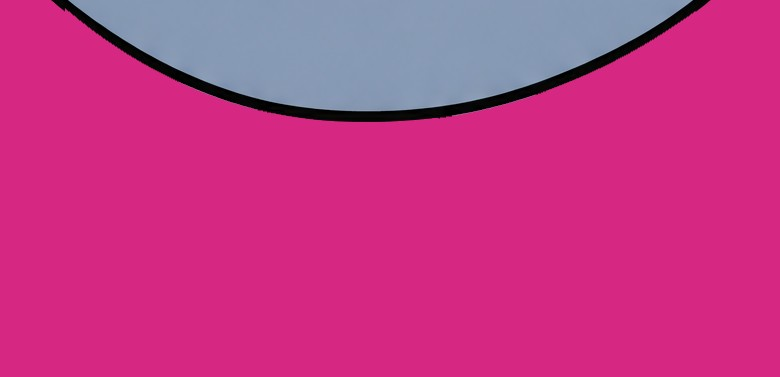
#> input picture images/pigeon/qa/belly_cut.jpg, 780 x 377 px
$ python key.py ../qa/belly_cut.jpg ../qa/head_crop.jpg
#> lines starting #> are read from the running program, lines starting #| are printed output that depends on the picture; after the words box and inside, x2 and y2 are one past the last pixel; in counts of white or black regions, pixels touching at a corner belong together
#!/usr/bin/env python3
"""key.py in.png out.png -> flat background (connected to the border, plus enclosed
background-coloured holes) becomes transparent; the black outline edge is un-blended.
Prints the trim box so other scripts can map raw coords -> sprite coords."""
import json, sys
import numpy as np, cv2
from PIL import Image

src, dst = sys.argv[1], sys.argv[2]
NO_HOLES = "--no-holes" in sys.argv  # keep enclosed background-coloured areas (e.g. light-blue window glass)
im = np.asarray(Image.open(src).convert("RGB")).astype(np.float32)
h, w, _ = im.shape
#> h = 377; w = 780
border = np.concatenate([im[0], im[-1], im[:, 0], im[:, -1]])
#> border = 2314 rows, first 8: [214, 39, 130], [214, 39, 130], [214, 39, 130], [214, 39, 130], [214, 39, 130], [214, 39, 130], [214, 39, 130], [214, 39, 130]
bgc = np.median(border, 0)
#> bgc = [214, 39, 130]
dist = np.sqrt(((im - bgc) ** 2).sum(2))
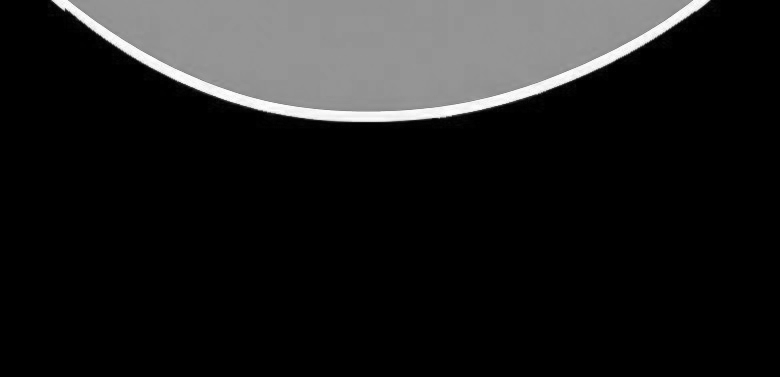
#> dist: shape (377, 780) float32; min 0, max 253.4, mean 30
near = (dist < 60).astype(np.uint8)
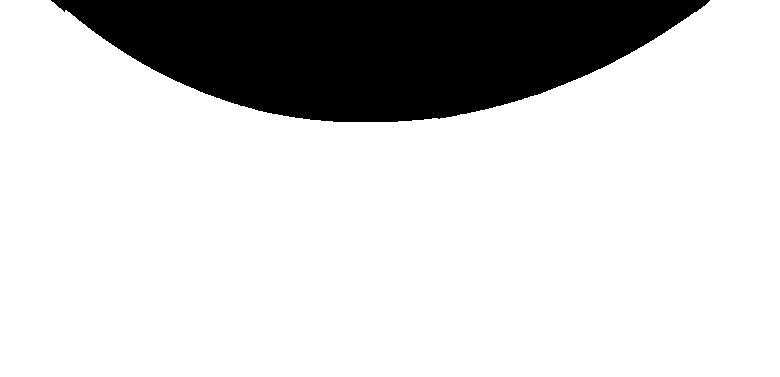
#> near: shape (377, 780); values 0 (black) and 1 (white), 81.3% white; 1 black region, box (x1, y1, x2, y2) and area: (51, 0, 710, 122) 54902
n, lab, stats, _ = cv2.connectedComponentsWithStats(near, connectivity=4)
#> n = 2; stats = [[51, 0, 659, 122, 54902], [0, 0, 780, 377, 239158]]
edge_labels = set(np.unique(np.concatenate([lab[0], lab[-1], lab[:, 0], lab[:, -1]]))) - {0}
#> edge_labels = 1 item
bg = np.isin(lab, list(edge_labels))
# enclosed holes: near-components whose mean colour is really the background colour
holes = 0
for k in range(1, n):
    if NO_HOLES or k in edge_labels or stats[k, cv2.CC_STAT_AREA] < 150:
        continue
    m = lab == k
    if np.sqrt(((im[m].mean(0) - bgc) ** 2).sum()) < 22:
        bg |= m; holes += 1
#> after the loop, holes = 0
dark = im.sum(2) < 120
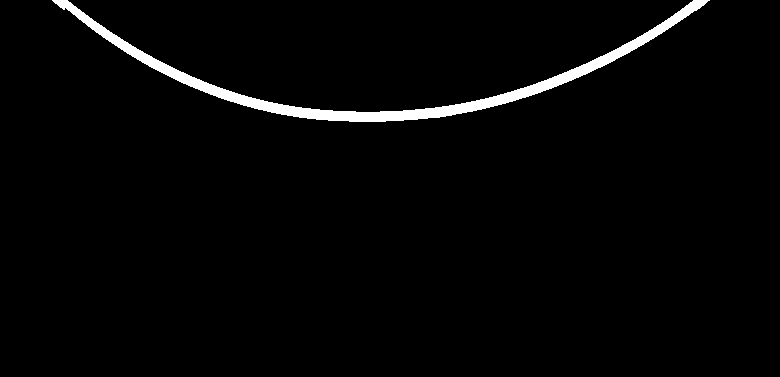
#> dark: shape (377, 780) bool; 2.3% white; 1 white region, box (x1, y1, x2, y2) and area: (52, 0, 710, 122) 6847
ink = np.median(im[dark], 0) if dark.any() else np.array([20, 20, 20], np.float32)
#> ink = [5, 4, 6]
dink = max(np.sqrt(((ink - bgc) ** 2).sum()), 1)
#> dink = 245.5
band = cv2.dilate(bg.astype(np.uint8), np.ones((7, 7), np.uint8)).astype(bool) & ~bg
#> band: shape (377, 780) bool; 0.91% white; 1 white region, box (x1, y1, x2, y2) and area: (51, 0, 710, 122) 2689
alpha = np.ones((h, w), np.float32)
alpha[bg] = 0
a_edge = np.clip(dist / dink, 0, 1)
alpha[band] = a_edge[band]
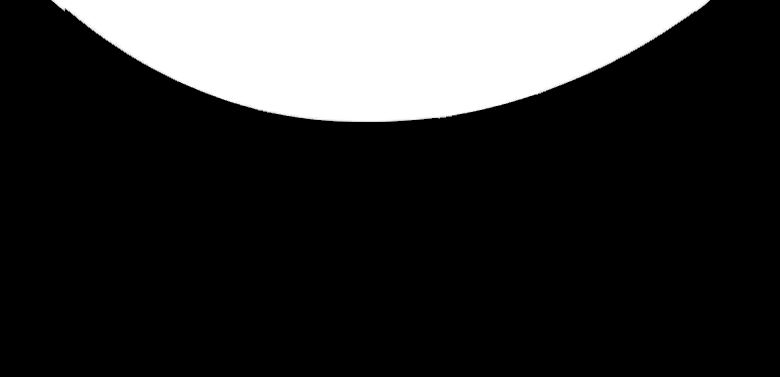
#> alpha: shape (377, 780) float32; min 0, max 1, mean 0.185
rgb = im.copy()
rgb[band] = ink
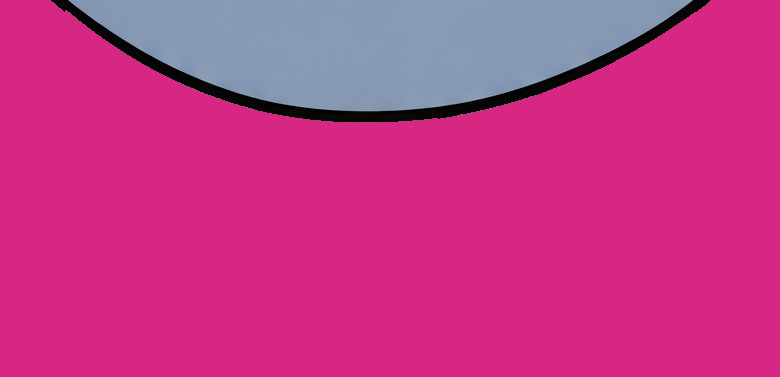
#> rgb: shape (377, 780, 3) float32; mean R, G, B 196.5, 56.6, 134.6
out = np.dstack([rgb, alpha * 255]).clip(0, 255).astype(np.uint8)
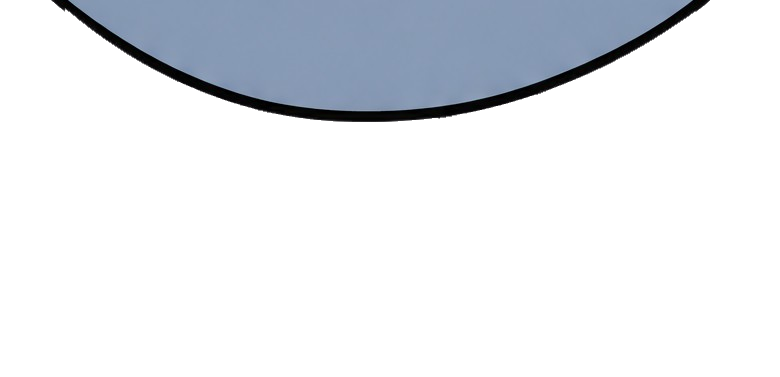
#> out: shape (377, 780, 4); mean R, G, B, A 195.7, 56.6, 134.9, 47.3; transparent parts drawn white
ys, xs = np.nonzero(alpha > 0.02)
pad = 12
x0, y0 = max(xs.min() - pad, 0), max(ys.min() - pad, 0)
#> x0 = 39; y0 = 0
x1, y1 = min(xs.max() + pad + 1, w), min(ys.max() + pad + 1, h)
#> x1 = 722; y1 = 134
Image.fromarray(out[y0:y1, x0:x1], "RGBA").save(dst, optimize=True)
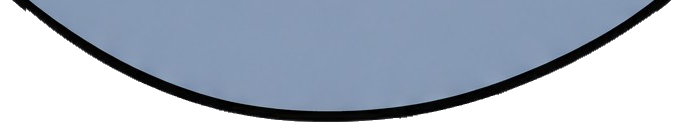
#> saved as head_crop.jpg: PIL image 683x134 RGBA; mean R, G, B, A 155.3, 95.5, 145.8, 151.9; transparent parts drawn white
print(json.dumps({"src": src, "raw_size": [w, h], "trim": [int(x0), int(y0), int(x1), int(y1)],
                  "bg": [round(float(c)) for c in bgc], "ink": [round(float(c)) for c in ink], "holes": holes}))
#| {"src": "../qa/belly_cut.jpg", "raw_size": [780, 377], "trim": [39, 0, 722, 134], "bg": [214, 39, 130], "ink": [5, 4, 6], "holes": 0}

$ run again, on images/pigeon/qa/rig_shear.jpg
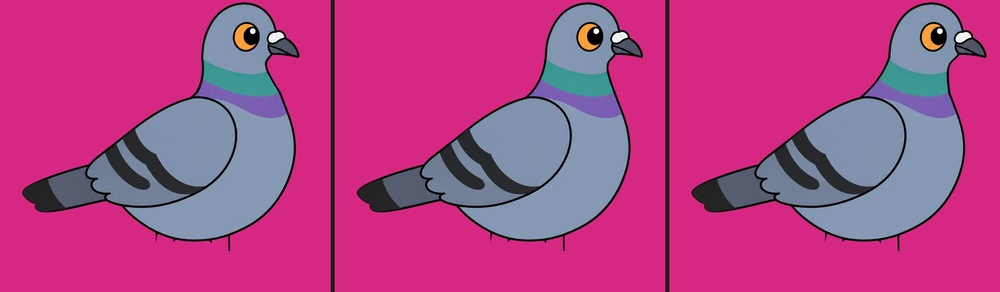
#> input picture images/pigeon/qa/rig_shear.jpg, 1000 x 292 px, shrunk from 2531 x 738 before the run
#> border = 2584 rows, first 8: [214, 39, 130], [214, 39, 130], [214, 39, 130], [214, 39, 130], [214, 39, 130], [214, 39, 130], [214, 39, 130], [214, 39, 130]
#> bgc = [214, 39, 130]
#> near: shape (292, 1000); values 0 (black) and 1 (white), 66.1% white; 5 black regions, box (x1, y1, x2, y2) and area: (691, 2, 987, 251) 32025, (356, 2, 643, 251) 32017, (22, 2, 300, 251) 32011, (330, 0, 335, 292) 1460, (665, 0, 670, 292) 1460
#> lab: shape (292, 1000) int32; 4 distinct labels, from 0 to 3
#> n = 4; stats = [[22, 0, 965, 292, 98973], [0, 0, 330, 292, 64349], [335, 0, 330, 292, 64343], [670, 0, 330, 292, 64335]]
#> edge_labels = 3 items
#> after the loop `for k in range(1, n):`: holes = 0
#> `dark = im.sum(2) < 120`:
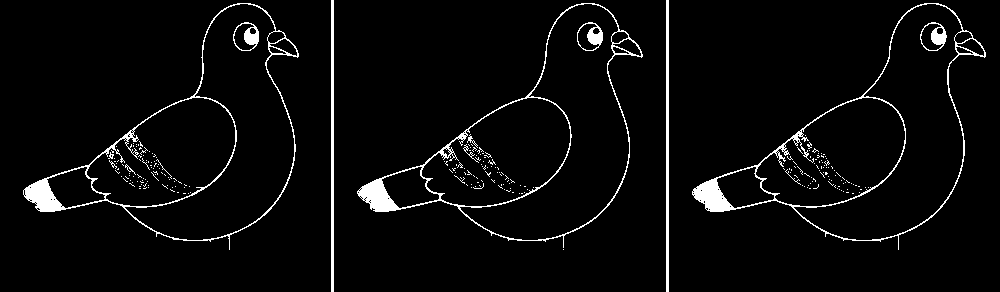
#> dark: shape (292, 1000) bool; 4% white; 244 white regions (230 under 20 px), largest, box (x1, y1, x2, y2) and area: (692, 3, 986, 250) 2819, (23, 3, 299, 250) 2766, (357, 3, 643, 248) 2729
#> ink = [33, 12, 31]
#> dink = 208.1
#> band: shape (292, 1000) bool; 4.5% white; 5 white regions, box (x1, y1, x2, y2) and area: (691, 2, 987, 251) 3416, (356, 2, 643, 251) 3387, (22, 2, 300, 251) 3378, (330, 0, 335, 292) 1460, (665, 0, 670, 292) 1460
#> rgb: shape (292, 1000, 3) float32; mean R, G, B 176.5, 64.7, 131.8
#> x0 = 10; y0 = 0
#> x1 = 999; y1 = 292
#> `Image.fromarray(out[y0:y1, x0:x1], "RGBA").save(dst, optimize=True)`:
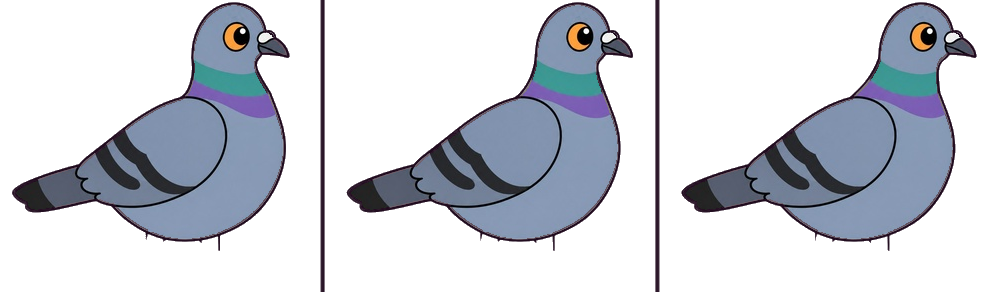
#> saved as rig_shear.jpg: PIL image 989x292 RGBA; mean R, G, B, A 175.6, 64.8, 132.1, 85; transparent parts drawn white
#| {"src": "../qa/rig_shear.jpg", "raw_size": [1000, 292], "trim": [10, 0, 999, 292], "bg": [214, 39, 130], "ink": [33, 12, 31], "holes": 0}
